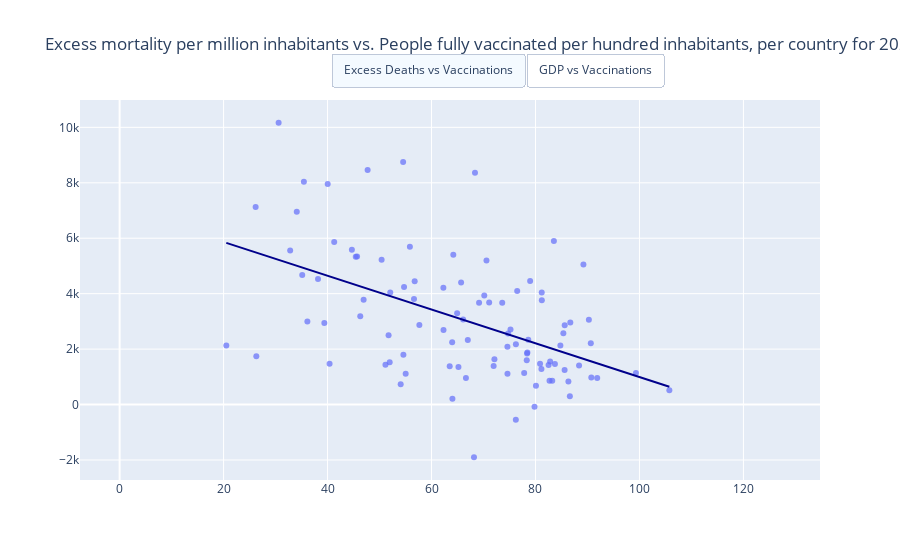

Notebook code for this chart:
### Code cell
import pandas as pd
import numpy as np
import plotly.express as px
import plotly.graph_objects as go

# Load the CSV file
df = pd.read_csv('owid-covid-data.csv')

# Convert the date column to datetime
df['date'] = pd.to_datetime(df['date'])

# Filter the data for the year 2022
df_2022 = df[df['date'].dt.year == 2022].copy()

# Function to fill NaN values with the last available non-NaN value per country
def fill_last_available(df, col):
    df.loc[:, col] = df.groupby('location')[col].ffill()
    return df

# Fill NaN values for the relevant columns
df_2022 = fill_last_available(df_2022, 'excess_mortality_cumulative_per_million')
df_2022 = fill_last_available(df_2022, 'people_fully_vaccinated_per_hundred')

# Extract the last available data for each country in 2022
df_last_2022 = df_2022.groupby('location').last().reset_index()

# Create scatter plot for excess deaths vs people fully vaccinated
fig1 = px.scatter(df_last_2022, x='people_fully_vaccinated_per_hundred', y='excess_mortality_cumulative_per_million', 
                 trendline='ols', trendline_color_override='darkblue',
                 title='Excess mortality per million inhabitants vs. People fully vaccinated per hundred inhabitants, per country for 2022',
                 labels={'people_fully_vaccinated_per_hundred': 'People fully vaccinated per hundred inhabitants',
                         'excess_mortality_cumulative_per_million': 'Excess mortality cumulative per million inhabitants'},
                 hover_name='location', opacity=0.7)

# Grab the last available GDP per capita data for 2022
df_gdp = df[df['date'].dt.year == 2022].groupby('location').last().reset_index()

# Create scatter plot for GDP vs people fully vaccinated
fig2 = px.scatter(df_gdp, x='people_fully_vaccinated_per_hundred', y='gdp_per_capita', 
                 trendline='ols', trendline_color_override='darkblue',
                 title='GDP per capita vs. People fully vaccinated per hundred inhabitants, per country for 2022',
                 labels={'people_fully_vaccinated_per_hundred': 'People fully vaccinated per hundred inhabitants',
                         'gdp_per_capita': 'GDP per capita'},
                 hover_name='location', opacity=0.7)

# Create a figure with subplots
fig = go.Figure()

# Add traces for the first plot
for trace in fig1.data:
    fig.add_trace(trace)

# Add traces for the second plot
for trace in fig2.data:
    fig.add_trace(trace)

# Update layout for buttons to toggle between plots, set axis titles, and define x-axis ranges dynamically
fig.update_layout(
    title="Excess mortality per million inhabitants vs. People fully vaccinated per hundred inhabitants, per country for 2022",  # Set initial title here
    updatemenus=[
        dict(
            type="buttons",
            direction="left",
            buttons=list([
                dict(
                    args=[{"visible": [True] * len(fig1.data) + [False] * len(fig2.data)},
                          {"title": "Excess mortality per million inhabitants vs. People fully vaccinated per hundred inhabitants, per country for 2022",
                           "xaxis": {"title": "People fully vaccinated per hundred inhabitants", "range": [18, 110]},
                           "yaxis": {"title": "Excess mortality cumulative per million inhabitants"}}],
                    label="Excess Deaths vs Vaccinations",
                    method="update"
                ),
                dict(
                    args=[{"visible": [False] * len(fig1.data) + [True] * len(fig2.data)},
                          {"title": "GDP per capita vs. People fully vaccinated per hundred inhabitants, per country for 2022",
                           "xaxis": {"title": "People fully vaccinated per hundred inhabitants", "range": [0, 110]},
                           "yaxis": {"title": "GDP per capita"}}],
                    label="GDP vs Vaccinations",
                    method="update"
                )
            ]),
            pad={"r": 10, "t": 10},
            showactive=True,
            x=0.57,
            xanchor="center",
            y=1.15,
            yanchor="top"
        ),
    ],
    # Set initial axis titles and range
    xaxis={"title": "People fully vaccinated per hundred inhabitants", "range": [18, 110]},
    yaxis={"title": "Excess mortality cumulative per million inhabitants"}
)

# Initially set the second plot to be not visible
for i in range(len(fig2.data)):
    fig.data[len(fig1.data) + i].visible = False

fig.show()

### Figure 1 — Plotly figure (JSON) as saved in the notebook; plotly's stock layout.template omitted (floating-point values rounded to 4 significant figures; data arrays with more than 128 entries replaced by an {"elided": "..."} marker saying what was removed)
{"data": [{"hovertemplate": "<b>%{hovertext}</b><br><br>People fully vaccinated per hundred inhabitants=%{x}<br>Excess mortality cumulative per million inhabitants=%{y}<extra></extra>", "hovertext": {"elided": "255 str values"}, "legendgroup": "", "marker": {"color": "#636efa", "opacity": 0.7, "symbol": "circle"}, "mode": "markers", "name": "", "orientation": "v", "showlegend": false, "type": "scatter", "x": {"elided": "255 float values"}, "xaxis": "x", "y": {"elided": "255 float values"}, "yaxis": "y"}, {"hovertemplate": "<b>OLS trendline</b><br>excess_mortality_cumulative_per_million = -60.9253 * people_fully_vaccinated_per_hundred + 7082.93<br>R<sup>2</sup>=0.255260<br><br>People fully vaccinated per hundred inhabitants=%{x}<br>Excess mortality cumulative per million inhabitants=%{y} <b>(trend)</b><extra></extra>", "legendgroup": "", "line": {"color": "darkblue"}, "marker": {"color": "#636efa", "symbol": "circle"}, "mode": "lines", "name": "", "showlegend": false, "type": "scatter", "x": [20.53, 26.17, 26.3, 30.59, 32.81, 34.08, 35.13, 35.45, 36.12, 38.17, 39.38, 40.03, 40.39, 41.28, 44.68, 45.43, 45.68, 46.29, 46.94, 47.71, 50.4, 51.14, 51.74, 51.95, 52.06, 54.07, 54.54, 54.59, 54.72, 55.03, 55.84, 56.63, 56.76, 57.66, 62.28, 62.31, 63.5, 63.97, 64.02, 64.19, 64.93, 65.18, 65.69, 66.08, 66.62, 66.98, 68.17, 68.36, 69.15, 70.15, 70.57, 71.09, 71.95, 72.1, 73.6, 74.6, 74.61, 74.73, 75.19, 76.22, 76.23, 76.48, 77.82, 78.32, 78.38, 78.44, 78.61, 78.97, 79.81, 80.09, 80.88, 81.14, 81.2, 81.22, 82.52, 82.7, 82.82, 83.22, 83.54, 83.74, 84.79, 85.36, 85.6, 85.62, 86.33, 86.61, 86.7, 88.38, 89.22, 90.27, 90.64, 90.74, 91.87, 99.32, 105.8], "xaxis": "x", "y": [5832.0, 5489.0, 5481.0, 5219.0, 5084.0, 5007.0, 4943.0, 4923.0, 4882.0, 4757.0, 4684.0, 4644.0, 4622.0, 4568.0, 4361.0, 4315.0, 4300.0, 4263.0, 4223.0, 4176.0, 4012.0, 3967.0, 3931.0, 3918.0, 3911.0, 3789.0, 3760.0, 3757.0, 3749.0, 3730.0, 3681.0, 3633.0, 3625.0, 3570.0, 3289.0, 3287.0, 3214.0, 3186.0, 3182.0, 3172.0, 3127.0, 3112.0, 3081.0, 3057.0, 3024.0, 3002.0, 2930.0, 2918.0, 2870.0, 2809.0, 2783.0, 2752.0, 2699.0, 2690.0, 2599.0, 2538.0, 2537.0, 2530.0, 2502.0, 2439.0, 2439.0, 2423.0, 2342.0, 2311.0, 2308.0, 2304.0, 2294.0, 2272.0, 2220.0, 2203.0, 2155.0, 2139.0, 2136.0, 2135.0, 2055.0, 2044.0, 2037.0, 2013.0, 1993.0, 1981.0, 1917.0, 1882.0, 1868.0, 1867.0, 1823.0, 1806.0, 1801.0, 1698.0, 1647.0, 1583.0, 1561.0, 1555.0, 1486.0, 1032.0, 640.1], "yaxis": "y"}, {"hovertemplate": "<b>%{hovertext}</b><br><br>People fully vaccinated per hundred inhabitants=%{x}<br>GDP per capita=%{y}<extra></extra>", "hovertext": {"elided": "255 str values"}, "legendgroup": "", "marker": {"color": "#636efa", "opacity": 0.7, "symbol": "circle"}, "mode": "markers", "name": "", "orientation": "v", "showlegend": false, "type": "scatter", "visible": false, "x": {"elided": "255 float values"}, "xaxis": "x", "y": {"elided": "255 float values"}, "yaxis": "y"}, {"hovertemplate": "<b>OLS trendline</b><br>gdp_per_capita = 482.463 * people_fully_vaccinated_per_hundred + -7137.81<br>R<sup>2</sup>=0.375337<br><br>People fully vaccinated per hundred inhabitants=%{x}<br>GDP per capita=%{y} <b>(trend)</b><extra></extra>", "legendgroup": "", "line": {"color": "darkblue"}, "marker": {"color": "#636efa", "symbol": "circle"}, "mode": "lines", "name": "", "showlegend": false, "type": "scatter", "visible": false, "x": {"elided": "189 float values"}, "xaxis": "x", "y": {"elided": "189 float values"}, "yaxis": "y"}], "layout": {"title": {"text": "Excess mortality per million inhabitants vs. People fully vaccinated per hundred inhabitants, per country for 2022"}, "updatemenus": [{"buttons": [{"args": [{"visible": [true, true, false, false]}, {"title": "Excess mortality per million inhabitants vs. People fully vaccinated per hundred inhabitants, per country for 2022", "xaxis": {"range": [18, 110], "title": "People fully vaccinated per hundred inhabitants"}, "yaxis": {"title": "Excess mortality cumulative per million inhabitants"}}], "label": "Excess Deaths vs Vaccinations", "method": "update"}, {"args": [{"visible": [false, false, true, true]}, {"title": "GDP per capita vs. People fully vaccinated per hundred inhabitants, per country for 2022", "xaxis": {"range": [0, 110], "title": "People fully vaccinated per hundred inhabitants"}, "yaxis": {"title": "GDP per capita"}}], "label": "GDP vs Vaccinations", "method": "update"}], "direction": "left", "pad": {"r": 10, "t": 10}, "showactive": true, "type": "buttons", "x": 0.57, "xanchor": "center", "y": 1.15, "yanchor": "top"}], "xaxis": {"autorange": true, "range": [-7.378, 130.0], "type": "linear"}, "yaxis": {"autorange": true, "range": [-1800.0, 9004.0], "type": "linear"}}}
